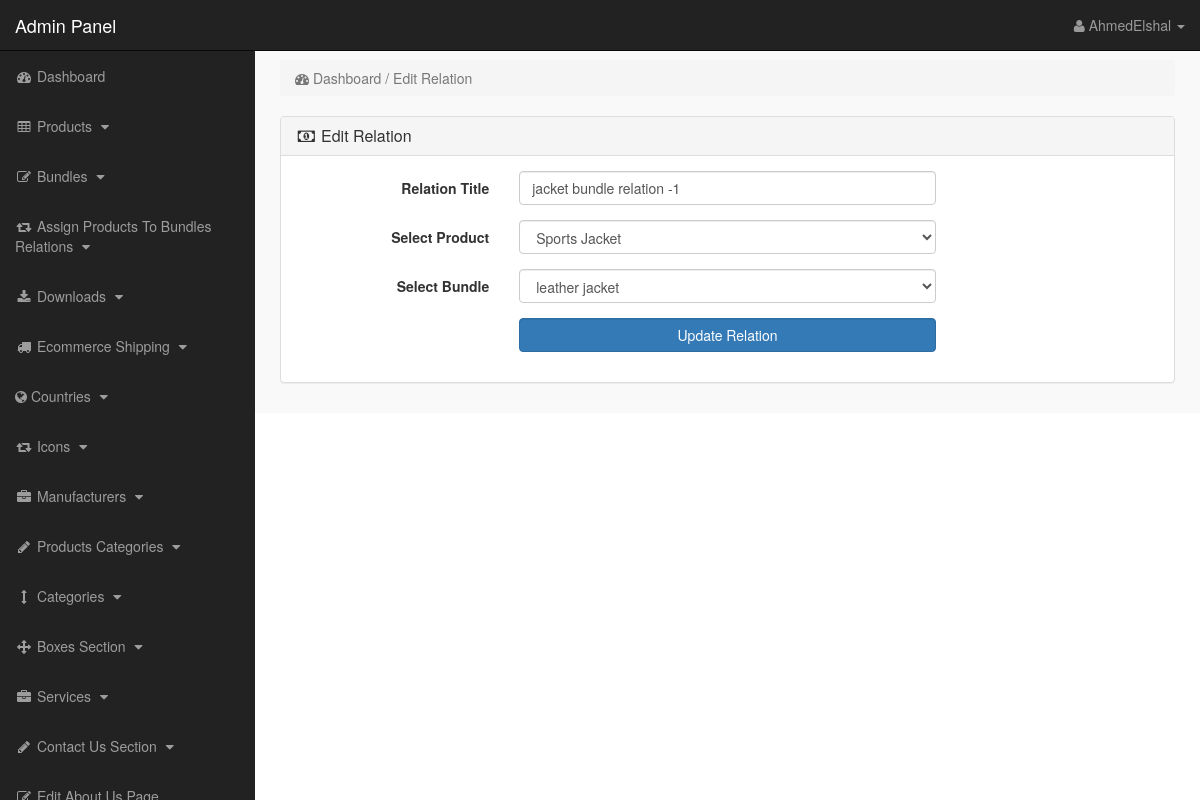
/admin_area/index.php?edit_rel=8 (signed in), run on the app's committed database.
### tables this page shows
CREATE TABLE `bundle_product_relation` (
  `rel_id` int(10) NOT NULL,
  `rel_title` varchar(255) NOT NULL,
  `product_id` int(10) NOT NULL,
  `bundle_id` int(10) NOT NULL
);

CREATE TABLE `products` (
  `product_id` int(10) NOT NULL,
  `p_cat_id` int(10) NOT NULL,
  `cat_id` int(10) NOT NULL,
  `manufacturer_id` int(10) NOT NULL,
  `date` timestamp NOT NULL DEFAULT CURRENT_TIMESTAMP ON UPDATE CURRENT_TIMESTAMP,
  `product_title` text NOT NULL,
  `product_seo_desc` text NOT NULL,
  `product_url` text NOT NULL,
  `product_img1` text NOT NULL,
  `product_img2` text NOT NULL,
  `product_img3` text NOT NULL,
  `product_price` int(10) NOT NULL,
  `product_psp_price` int(100) NOT NULL,
  `product_desc` text NOT NULL,
  `product_features` text NOT NULL,
  `product_video` text NOT NULL,
  `product_keywords` text NOT NULL,
  `product_label` text NOT NULL,
  `product_type` text NOT NULL,
  `product_weight` decimal(10,1) NOT NULL,
  `status` varchar(255) NOT NULL
);

### admin_area/edit_rel.php (the view, shortened to what this page needs)
<?php
if(!isset($_SESSION['admin_email'])){
echo "<script>window.open('login.php','_self')</script>";
}
else {
?>
<?php
if(isset($_GET['edit_rel'])){
$edit_id = $_GET['edit_rel'];
$edit_rel = "select * from bundle_product_relation where rel_id='$edit_id'";
$run_edit = mysqli_query($con,$edit_rel);
$row_edit = mysqli_fetch_array($run_edit);
$r_title = $row_edit['rel_title'];
$r_p = $row_edit['product_id'];
$r_b = $row_edit['bundle_id'];
$get_p = "select * from products where product_id='$r_p'";
$run_p = mysqli_query($con,$get_p);
$row_p = mysqli_fetch_array($run_p);
$p_id = $row_p['product_id'];
$p_title = $row_p['product_title'];
$get_b = "select * from products where product_id='$r_b'";
$run_b = mysqli_query($con,$get_b);
$row_b = mysqli_fetch_array($run_b);
$b_id = $row_b['product_id'];
$b_title = $row_b['product_title'];
}
?>
<div class="row">
<div class="col-lg-12">
<ol class="breadcrumb">
<li class="active">
<i class="fa fa-dashboard"></i> Dashboard / Edit Relation
</li>
</ol>
</div>
</div>
<div class="row">
<div class="col-lg-12">
<div class="panel panel-default">
<div class="panel-heading">
<h3 class="panel-title">
<i  class="fa fa-money fa-fw"></i> Edit Relation
</h3>
</div>
<div class="panel-body">
<form class="form-horizontal" action="" method="post">
<div class="form-group">
<label class="col-md-3 control-label"> Relation Title  </label>
<div class="col-md-6">
<input type="text" name="rel_title" class="form-control" value="<?php echo $r_title; ?>">
</div>
</div>
<div class="form-group">
<label class="col-md-3 control-label"> Select Product  </label>
<div class="col-md-6">
<select name="product_id" class="form-control">
<option value="<?php echo $p_id; ?>"> <?php echo $p_title; ?>  </option>
</select>
</div>
</div>
<div class="form-group">
<label class="col-md-3 control-label"> Select Bundle  </label>
<div class="col-md-6">
<select name="bundle_id" class="form-control">
<option value="<?php echo $b_id; ?>">  <?php echo $b_title; ?> </option>
</select>
</div>
</div>
<div class="form-group">
<label class="col-md-3 control-label"> </label>
<div class="col-md-6">
<input type="submit" name="update" class="btn btn-primary form-control" value="Update Relation">
</div>
</div>
</form>
</div>
</div>
</div>
</div>
<?php } ?>

### admin_area/includes/sidebar.php (shortened to what this page needs)
<?php
if(!isset($_SESSION['admin_email'])){
echo "<script>window.open('login.php','_self')</script>";
}
else {
?>
<nav class="navbar navbar-inverse navbar-fixed-top" >
<div class="navbar-header" >
<a class="navbar-brand" href="index.php?dashboard" >Admin Panel</a>
</div>
<ul class="nav navbar-right top-nav" >
<li class="dropdown" >
<a href="#" class="dropdown-toggle" data-toggle="dropdown" >
<i class="fa fa-user" ></i>
<?php echo $admin_name; ?> <b class="caret" ></b>
</a>
</li>
</ul>
<div class="collapse navbar-collapse navbar-ex1-collapse">
<ul class="nav navbar-nav side-nav">
<li>
<a href="index.php?dashboard">
<i class="fa fa-fw fa-dashboard"></i> Dashboard
</a>
</li>
<li>
<a href="#" data-toggle="collapse" data-target="#products">
<i class="fa fa-fw fa-table"></i> Products
<i class="fa fa-fw fa-caret-down"></i>
</a>
</li>
<li>
<a href="#" data-toggle="collapse" data-target="#bundles">
<i class="fa fa-fw fa-edit"></i> Bundles
<i class="fa fa-fw fa-caret-down"></i>
</a>
</li>
<li>
<a href="#" data-toggle="collapse" data-target="#relations">
<i class="fa fa-fw fa-retweet"></i> Assign Products To Bundles Relations
<i class="fa fa-fw fa-caret-down"></i>
</a>
</li>
<li>
<a href="#" data-toggle="collapse" data-target="#downloads">
<i class="fa fa-fw fa-download"></i> Downloads
<i class="fa fa-fw fa-caret-down"></i>
</a>
</li>
<li>
<a href="#" data-toggle="collapse" data-target="#shipping">
<i class="fa fa-fw fa-truck"></i> Ecommerce Shipping
<i class="fa fa-fw fa-caret-down"></i>
</a>
</li>
<li>
<a href="#" data-toggle="collapse" data-target="#countries">
<i class="fa fa-globe"></i> Countries
<i class="fa fa-fw fa-caret-down"></i>
</a>
</li>
<li>
<a href="#" data-toggle="collapse" data-target="#icons">
<i class="fa fa-fw fa-retweet"> </i> Icons
<i class="fa fa-fw fa-caret-down" ></i>
</a>
</li>
<li>
<a href="#" data-toggle="collapse" data-target="#manufacturers">
<i class="fa fa-fw fa-briefcase"></i> Manufacturers
<i class="fa fa-fw fa-caret-down"></i>
</a>
</li>
<li>
<a href="#" data-toggle="collapse" data-target="#p_cat">
<i class="fa fa-fw fa-pencil"></i> Products Categories
<i class="fa fa-fw fa-caret-down"></i>
</a>
</li>
<li>
<a href="#" data-toggle="collapse" data-target="#cat">
<i class="fa fa-fw fa-arrows-v"></i> Categories
<i class="fa fa-fw fa-caret-down"></i>
</a>
</li>
<li>
<a href="#" data-toggle="collapse" data-target="#boxes">
<i class="fa fa-fw fa-arrows"></i> Boxes Section
<i class="fa fa-fw fa-caret-down"></i>
</a>
</li>
<li>
<a href="#" data-toggle="collapse" data-target="#services">
<i class="fa fa-fw fa-briefcase"></i> Services
<i class="fa fa-fw fa-caret-down"></i>
</a>
</li>
<li>
<a href="#" data-toggle="collapse" data-target="#contact_us">
<i class="fa fa-fw fa-pencil"> </i> Contact Us Section
<i class="fa fa-fw fa-caret-down"></i>
</a>
</li>
<li>
<a href="index.php?edit_about_us">
<i class="fa fa-fw fa-edit"></i> Edit About Us Page
</a>
</li>
</ul>
</div>
</nav>
<?php } ?>

### admin_area/css/style.css (style rules this page uses)
body { margin-top:100px; }
@media (min-width: 768px) { body { margin-top:50px; } }
.top-nav { padding:0 15px; }
.top-nav>li { display:inline-block; float:left; }
.top-nav>li>a { padding-top:15px; padding-bottom:15px; line-height:20px; color:#999; }
@media (min-width: 768px) { .side-nav { position:fixed; top:51px; width:255px; border-radius:0; overflow-y:auto; background-color: #222; bottom:0; overflow-x:hidden; padding-bottom:40px; } }
@media (min-width: 768px) { .side-nav>li>a { width:255px; } }
.panel-body { border-radius:5px; }

### data on the page
bundle_product_relation: rel_title "jacket bundle relation -1"
products: product_id "Sports Jacket"
products: bundle_id "leather jacket"

### other printed values
$admin_name "AhmedElshal"
